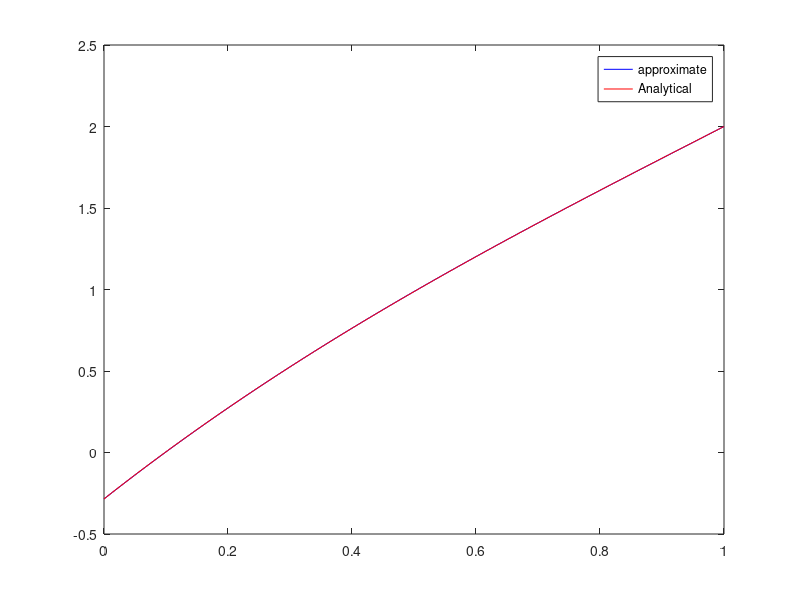
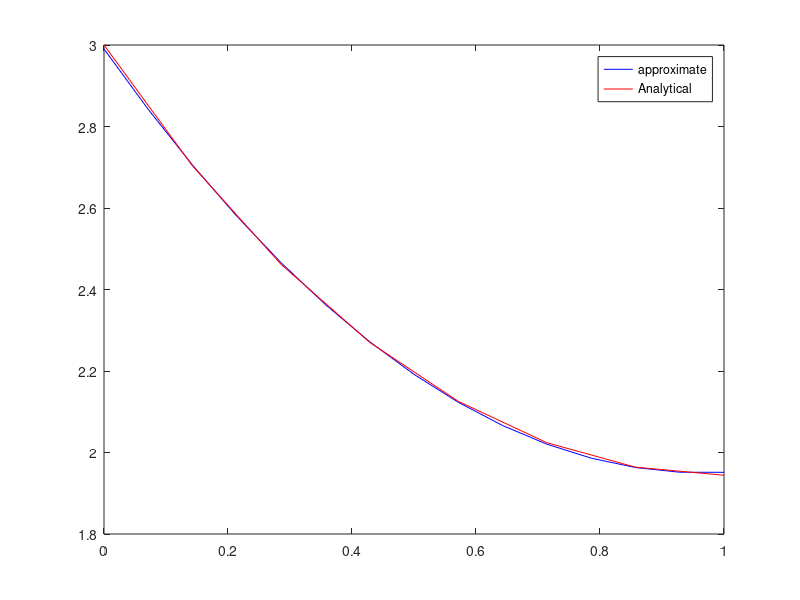

The MATLAB script that drew these images, in order: (Note: this script raises an error after producing the figures.)
%plots of both approximate and Analytical Sollutions
figure(1)
fplot(@(x) 0.7119+0.9967*(3*x-1)-1.0772*(x)^2+0.3719*(x)^3,[0,1],'b')
hold on
fplot(@(x) (3/(1+exp(2)))*exp(x)-(3*exp(2)/(1+exp(2)))*exp(-x)+2,[0,1],'r')
legend('approximate','Analytical')
hold off

%Plots of derivaties of approximate and Analtical Solutions
figure(2)
fplot(@(x) (0.9967*3)-(2*1.0772*(x))+(3*0.3719*(x)^2),[0,1],'b')
hold on
fplot(@(x) (3/(1+exp(2)))*exp(x)+(3*exp(2)/(1+exp(2)))*exp(-x),[0,1],'r')
legend('approximate','Analytical')
hold off

figure(1)
fplot(a1)
figure(2)
fplot(a2)
figure(3)
fplot(a3)
figure(4)
fplot(a4)
figure(5)
fplot(a5)
